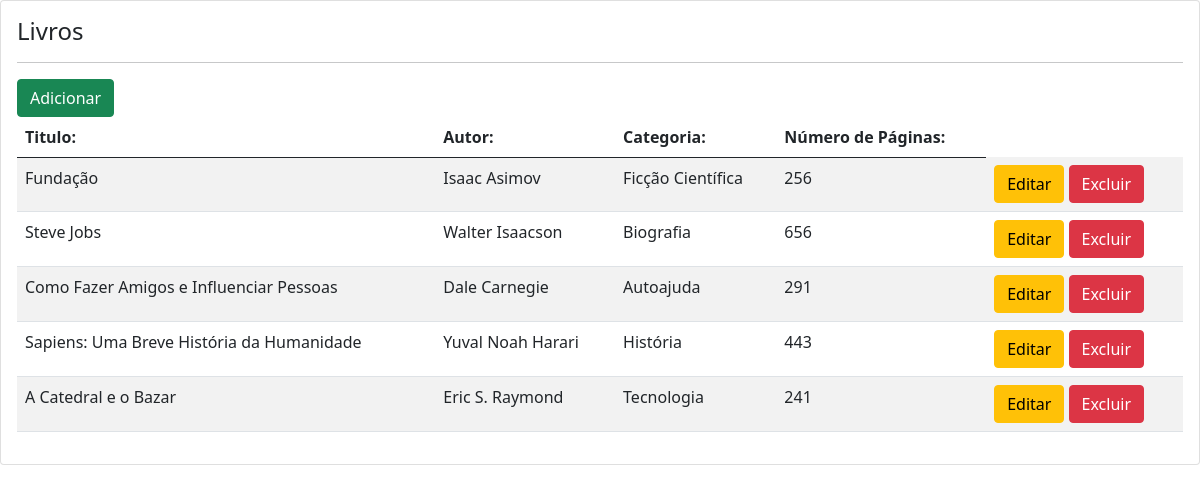
Screenshot of /livros/ with the database file from the repository.
### portal/models.py (models this page shows)
class Livro(models.Model):
    titulo = models.CharField(max_length=255)
    autor = models.ForeignKey(Autor, on_delete=models.CASCADE)
    categoria = models.ForeignKey(Categoria, on_delete=models.CASCADE)
    numeropaginas = models.PositiveIntegerField("Número de Páginas")

class Autor(models.Model):
    nome = models.CharField(max_length=255)
    data_nascimento = models.DateField()

class Categoria(models.Model):
    nome = models.CharField(max_length=255)

### portal/views.py (the view)
# urls.py: path('livros/', views.livros, name='livros'),
def livros(request):
    livros = Livro.objects.all()
    dicLivros = {
        'livros': livros
    }
    return render(request, 'portal/livros.html', dicLivros)

### portal/templates/portal/livros.html
{% extends 'base.html' %}
{% block conteudo %}
	<div class="card">
        <div class="card-body">
            <h4>Livros</h4>
            <hr>
            <a class="btn btn-success" href="{% url 'livroadd' %}">Adicionar</a>
            <table class="table table-striped">
                <thead>
                    <tr>
                        <th>Titulo: </th>
                        <th>Autor: </th>
                        <th>Categoria: </th>
                        <th>Número de Páginas: </th>
                    </tr>
                </thead>
                <tbody>
                {% for livro in livros %}
                <tr>
                    <td>{{ livro.titulo }}</td>
                    <td>{{ livro.autor.nome }}</td>
                    <td>{{ livro.categoria.nome }}</td>
                    <td>{{ livro.numeropaginas }}</td>
                    <td>
                        <a class="btn btn-warning" href="{% url 'livroedit' livro_pk=livro.id %}">Editar</a>
                        <a class="btn btn-danger" href="{% url 'livrodelete' livro_pk=livro.id %}"
                           onclick="return confirm('Certeza?')">Excluir</a>
                    </td>
                </tr>
                {% endfor %}
                </tbody>
            </table>
        </div>
    </div>
{% endblock %}

### rows the page displays
Livro: titulo "Fundação", autor.nome "Isaac Asimov", categoria.nome "Ficção Científica", numeropaginas "256"
Livro: titulo "Steve Jobs", autor.nome "Walter Isaacson", categoria.nome "Biografia", numeropaginas "656"
Livro: titulo "Como Fazer Amigos e Influenciar Pessoas", autor.nome "Dale Carnegie", categoria.nome "Autoajuda", numeropaginas "291"
Livro: titulo "Sapiens: Uma Breve História da Humanidade", autor.nome "Yuval Noah Harari", categoria.nome "História", numeropaginas "443"
Livro: titulo "A Catedral e o Bazar", autor.nome "Eric S. Raymond", categoria.nome "Tecnologia", numeropaginas "241"
